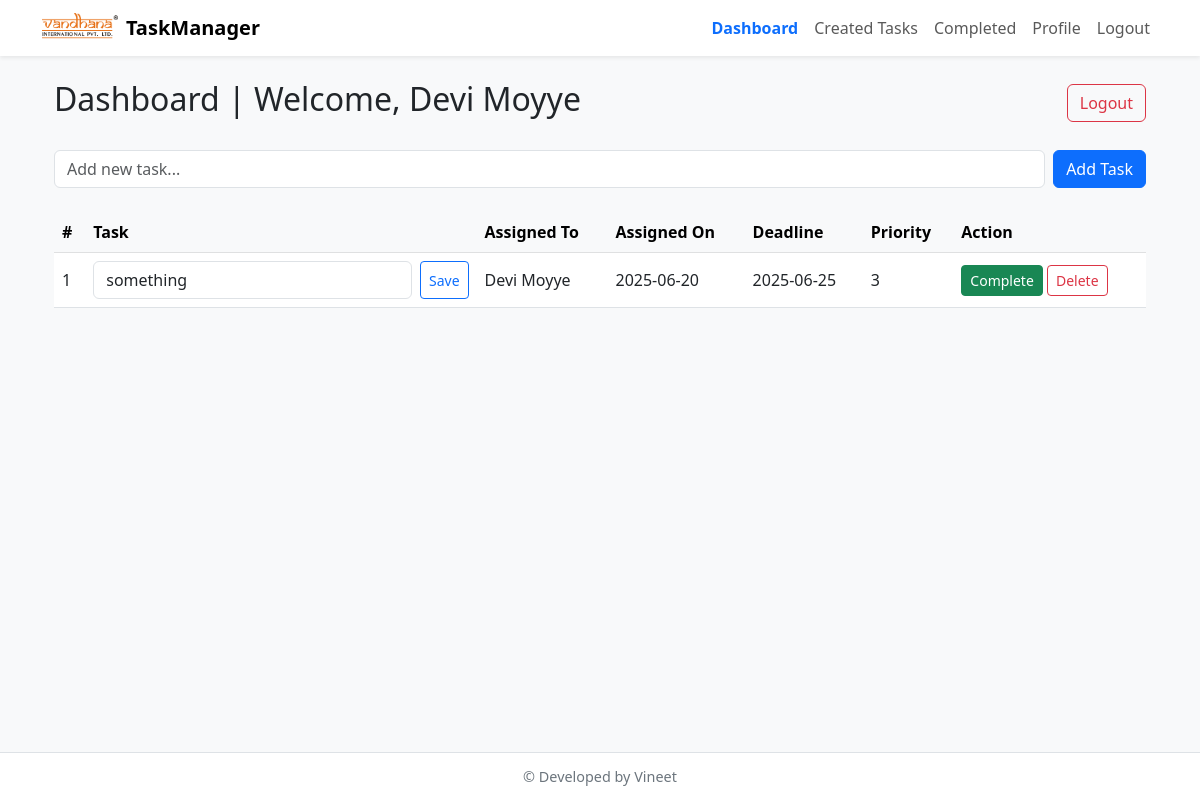
The app's page / (signed in) with its own data.
### app.py (models this page shows)
class User(db.Model):
    id = db.Column(db.Integer, primary_key=True)
    username = db.Column(db.String(80), unique=True, nullable=False)
    password = db.Column(db.String(200), nullable=False)
    role = db.Column(db.String(10), nullable=False)

class Task(db.Model):
    id = db.Column(db.Integer, primary_key=True)
    content = db.Column(db.String(200), nullable=False)
    priority = db.Column(db.Integer, nullable=True)
    assigned_to = db.Column(db.String(80))
    created_by = db.Column(db.String(80))
    created_at = db.Column(db.DateTime, default=datetime.utcnow)
    assign_date = db.Column(db.DateTime)
    deadline = db.Column(db.DateTime)
    status = db.Column(db.String(20), default='Pending')

### app.py (the view)
@app.route('/')
def home():
    if 'username' not in session:
        return redirect(url_for('login'))
    user = User.query.filter_by(username=session['username']).first()
    if user.role == 'admin':
        tasks = Task.query.filter_by(status='Pending').order_by(Task.assigned_to, Task.priority.asc().nulls_last()).all()
        users = User.query.filter_by(role='user').all()
    else:
        tasks = Task.query.filter_by(assigned_to=user.username, status='Pending').order_by(Task.priority.asc().nulls_last()).all()
        users = []
    return render_template('dashboard.html', user=user, tasks=tasks, users=users)

### templates/dashboard.html (shortened to what this page needs)
<!DOCTYPE html>
{% extends 'base.html' %}
{% block content %}
<html lang="en">
<head>
<link href="https://cdn.jsdelivr.net/npm/bootstrap@5.3.0/dist/css/bootstrap.min.css" rel="stylesheet">
</head>
<body>
<div class="container py-4">
  <div class="d-flex justify-content-between align-items-center mb-4">
    <h2>Dashboard | Welcome, {{ user.username }}</h2>
    <a href="{{ url_for('logout') }}" class="btn btn-outline-danger">Logout</a>
  </div>
  <form action="{{ url_for('add_task') }}" method="POST" class="row g-2 mb-4">
    <div class="col-auto flex-grow-1">
      <input type="text" name="content" class="form-control" placeholder="Add new task..." required>
    </div>
    <div class="col-auto">
      <button class="btn btn-primary">Add Task</button>
    </div>
  </form>
  <table class="table table-hover align-middle">
    <thead class="table-light">
      <tr>
        <th>#</th>
        <th>Task</th>
        <th>Assigned To</th>
        <th>Assigned On</th>
        <th>Deadline</th>
        <th>Priority</th>
        <th>Action</th>
      </tr>
    </thead>
    <tbody id="task-table">
      {% for task in tasks %}
      <tr class="{% if task.created_by == user.username %}created-task{% endif %}" data-user="{{ task.assigned_to }}">
        <td>{{ loop.index }}</td>
        <td>
          <form method="POST" action="{{ url_for('edit_description', task_id=task.id) }}" class="d-flex">
            <input type="text" name="new_content" value="{{ task.content }}" class="form-control" required>
            <button type="submit" class="btn btn-outline-primary btn-sm ms-2">Save</button>
          </form>
        </td>
        <td>{{ task.assigned_to or '—' }}</td>
        <td>{{ task.assign_date.strftime('%Y-%m-%d') if task.assign_date }}</td>
        <td>{{ task.deadline.strftime('%Y-%m-%d') if task.deadline }}</td>
        <td>{{ task.priority or '—' }}</td>
        <td>
          {% if user.role != 'admin' and task.assigned_to == user.username %}
          <form action="{{ url_for('complete_task', task_id=task.id) }}" method="POST" class="d-inline">
            <button class="btn btn-success btn-sm">Complete</button>
          </form>
          {% endif %}
          <a href="{{ url_for('delete_task', task_id=task.id) }}" class="btn btn-outline-danger btn-sm">Delete</a>
        </td>
      </tr>
      {% endfor %}
    </tbody>
  </table>
</div>
</body>
</html>
{% endblock %}

### templates/base.html (style rules this page uses)
html, body { height: 100%; margin: 0; }

### templates/dashboard.html (style rules this page uses)
body { background: #f8f9fa; }
.created-task { background-color: #d0e9ff; }

### records on screen
User: username "Devi Moyye"
Task: new_content "something", assigned_to "Devi Moyye", assign_date "2025-06-20", deadline "2025-06-25", priority "3"
